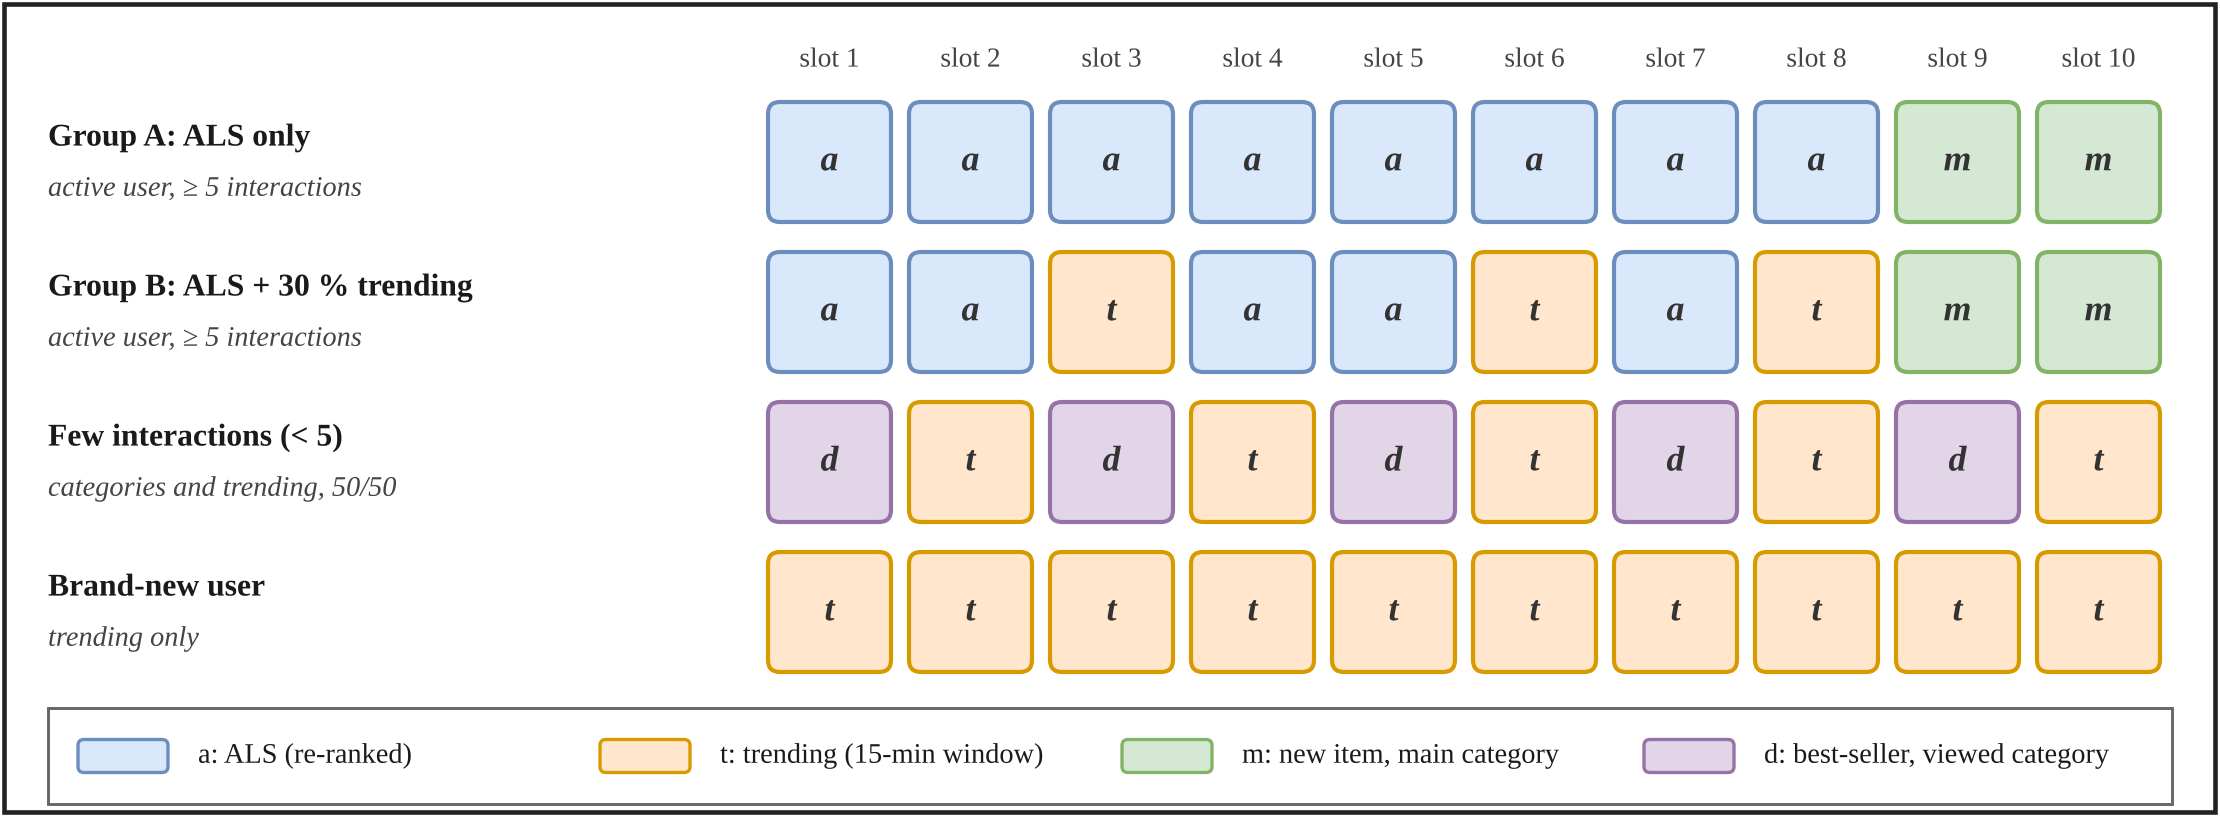

Python code for this plot:
"""Hình: mẫu 10 ô hiển thị của khối 'For you' theo loại người dùng và nhóm A/B."""
from matplotlib.patches import FancyBboxPatch
from ve import BANG, So

O = {"a": ("kafka", "ALS (re-ranked)"), "t": ("lo", "trending (15-min window)"),
     "m": ("luong", "new item, main category"), "d": ("feat", "best-seller, viewed category")}
hang = [
    ("Group A: ALS only", "active user, ≥ 5 interactions", "aaaaaaaamm"),
    ("Group B: ALS + 30 % trending", "active user, ≥ 5 interactions", "aataatatmm"),
    ("Few interactions (< 5)", "categories and trending, 50/50", "dtdtdtdtdt"),
    ("Brand-new user", "trending only", "tttttttttt"),
]
s = So(7.4, 2.72)
X0, W, G = 2.56, 0.41, 0.06
for k in range(10):
    s.chu(X0 + k * (W + G) + W / 2, 0.2, "slot %d" % (k + 1), co=6.6, mau="#444444")
for r, (nhan, phu, mau) in enumerate(hang):
    y = 0.34 + r * 0.5
    s.chu(0.16, y + 0.12, nhan, co=7.6, canh="left", dam=True)
    s.chu(0.16, y + 0.29, phu, co=6.8, canh="left", nghieng=True, mau="#444444")
    for k, c in enumerate(mau):
        x = X0 + k * (W + G)
        nen, vien, _ = BANG[O[c][0]]
        s.ax.add_patch(FancyBboxPatch((x, y), W, 0.4, boxstyle="round,pad=0,rounding_size=0.04",
                                      fc=nen, ec=vien, lw=1.0, zorder=3))
        s.ax.text(x + W / 2, y + 0.2, c, fontsize=8.6, ha="center", va="center", zorder=4,
                  fontstyle="italic", fontweight="bold", color="#333333")
s.chu_giai(0.16, 2.36, [("hop", O[c][0], "%s: %s" % (c, O[c][1])) for c in "atmd"], cot=4, rong_cot=1.74,
           co=6.8, tieu_de=None, dong_cao=0.2)
s.luu("f11_mau_khoi.png")
